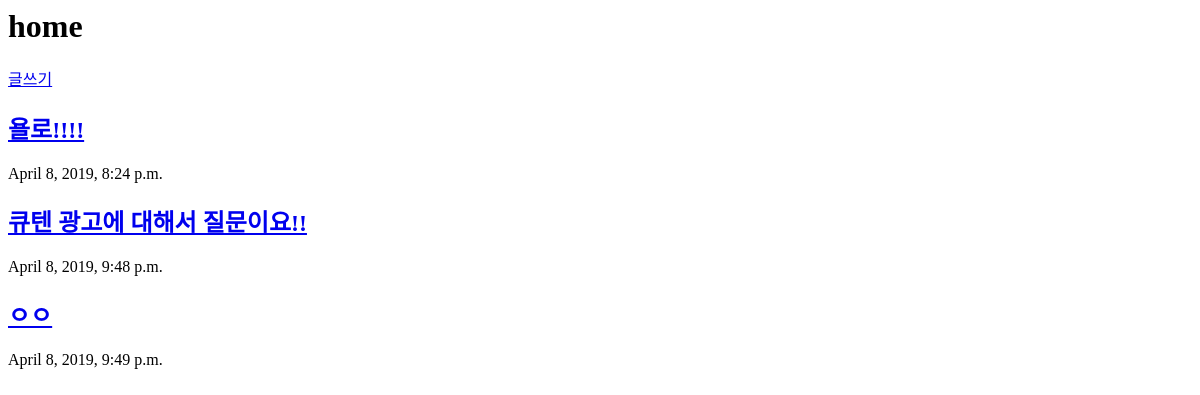
/blog/home/, run on an earlier commit of the app's database.
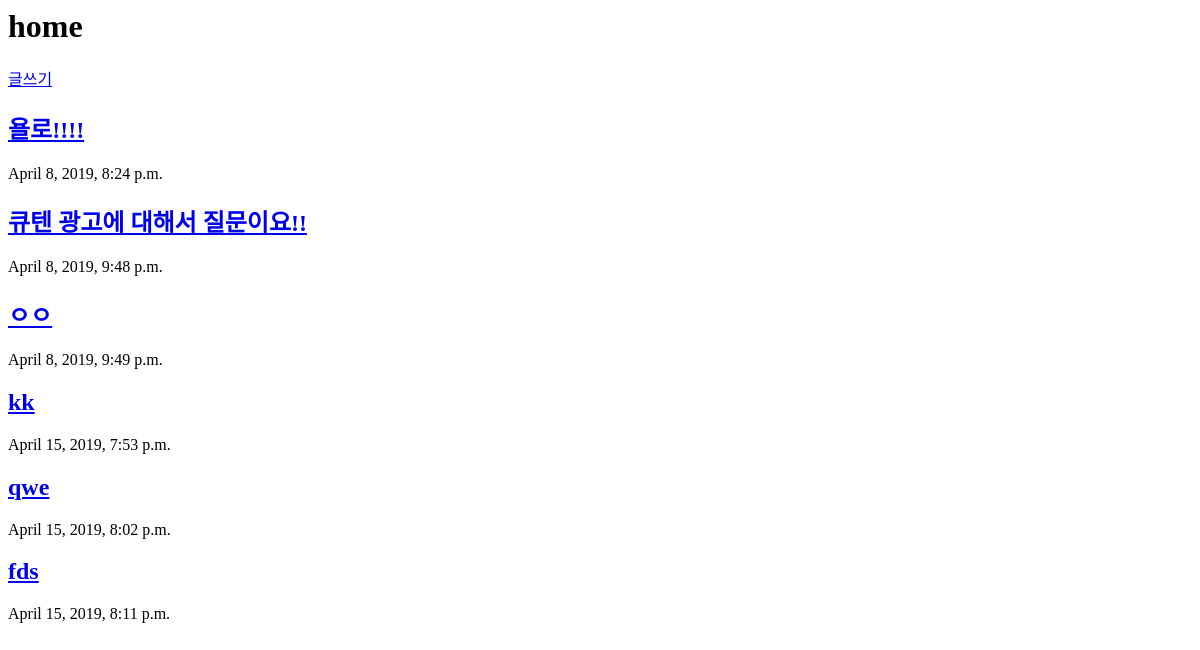
And on a later commit of the database.
### blog/models.py (models this page shows, shortened)
class Post(models.Model) :
    author = models.ForeignKey('auth.User', on_delete=models.CASCADE)
    title = models.CharField(max_length=200)
    text = models.TextField()
    created_date = models.DateTimeField(default=timezone.now)
    published_date = models.DateTimeField(blank=True, null=True)

### blog/views.py (the view)
# urls.py: path('home/', blog.views.home, name = 'home'),
def home(request):
    posts = Post.objects
    return render (request, 'blog/home.html', {'posts':posts})

### blog/templates/blog/home.html (shortened to what this page needs)
<head>
</head>
<body>
    <h1> home </h1>
    <a href = "{% url 'new'%}" class = "top-menu">글쓰기</a>
    {% for post in posts.all %}
        <div class = "container">
            <h2> <a href ="post/{{post.id}}/">{{post.title}}</a></h2>
            <p>{{post.created_date}}</p>
        </div>
    {% endfor %}
</body>

What changed in the data, as far as the page shows it:
added Post: title "kk", created_date "April 15, 2019, 7:53 p.m."
added Post: title "qwe", created_date "April 15, 2019, 8:02 p.m."
added Post: title "fds", created_date "April 15, 2019, 8:11 p.m."
